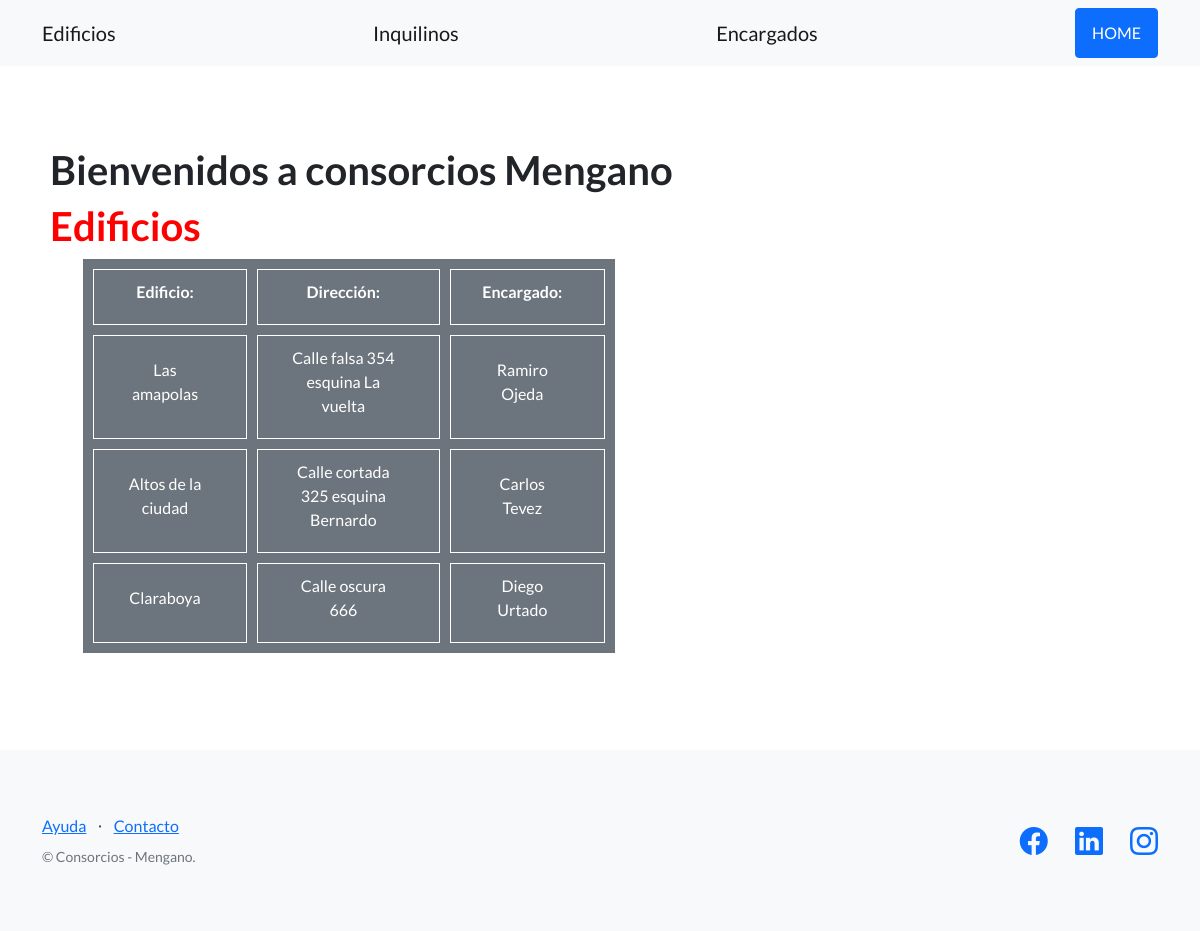
The page /edificios/edificios/ on the database its author committed.
### edificios/models.py (models this page shows, shortened)
class Edificio(models.Model):
    nombre = models.CharField(max_length=30)
    direccion = models.CharField(max_length=160)
    encargado= models.CharField(max_length=32)
    telefono = models.IntegerField()

### edificios/views.py (the view)
# urls.py: path('edificios/', listar_edificios, name='listar_edificios'),
def listar_edificios(request):
    contexto= {
        "edificios": Edificio.objects.all()
    }
    return render(
        request=request,
        template_name="edificios/lista_edificios.html",
        context=contexto,
    )

### edificios/templates/edificios/lista_edificios.html (shortened to what this page needs)
{% extends 'edificios/base.html' %}
{% block contenido %}
<div>
{% include 'edificios/barra_saludo.html' %}
<h1 class= "titulos-consorcios">Edificios</h1>
<ul>
<table>
  <tr>
    <th>Edificio:</th>
    <th>Dirección:</th>
    <th>Encargado:</th>
  </tr>
  {% for edificio in edificios %}
  <tr>
    <td>{{ edificio.nombre }}</td>
    <td>{{ edificio.direccion }}</td>
    <td>{{ edificio.encargado}}</td>
  </tr>
  {% endfor %}
</table>
</ul>
</div>
{% endblock contenido %}

### rows shown on the page
Edificio: nombre "Las amapolas", direccion "Calle falsa 354 esquina La vuelta", encargado "Ramiro Ojeda"
Edificio: nombre "Altos de la ciudad", direccion "Calle cortada 325 esquina Bernardo", encargado "Carlos Tevez"
Edificio: nombre "Claraboya", direccion "Calle oscura 666", encargado "Diego Urtado"
